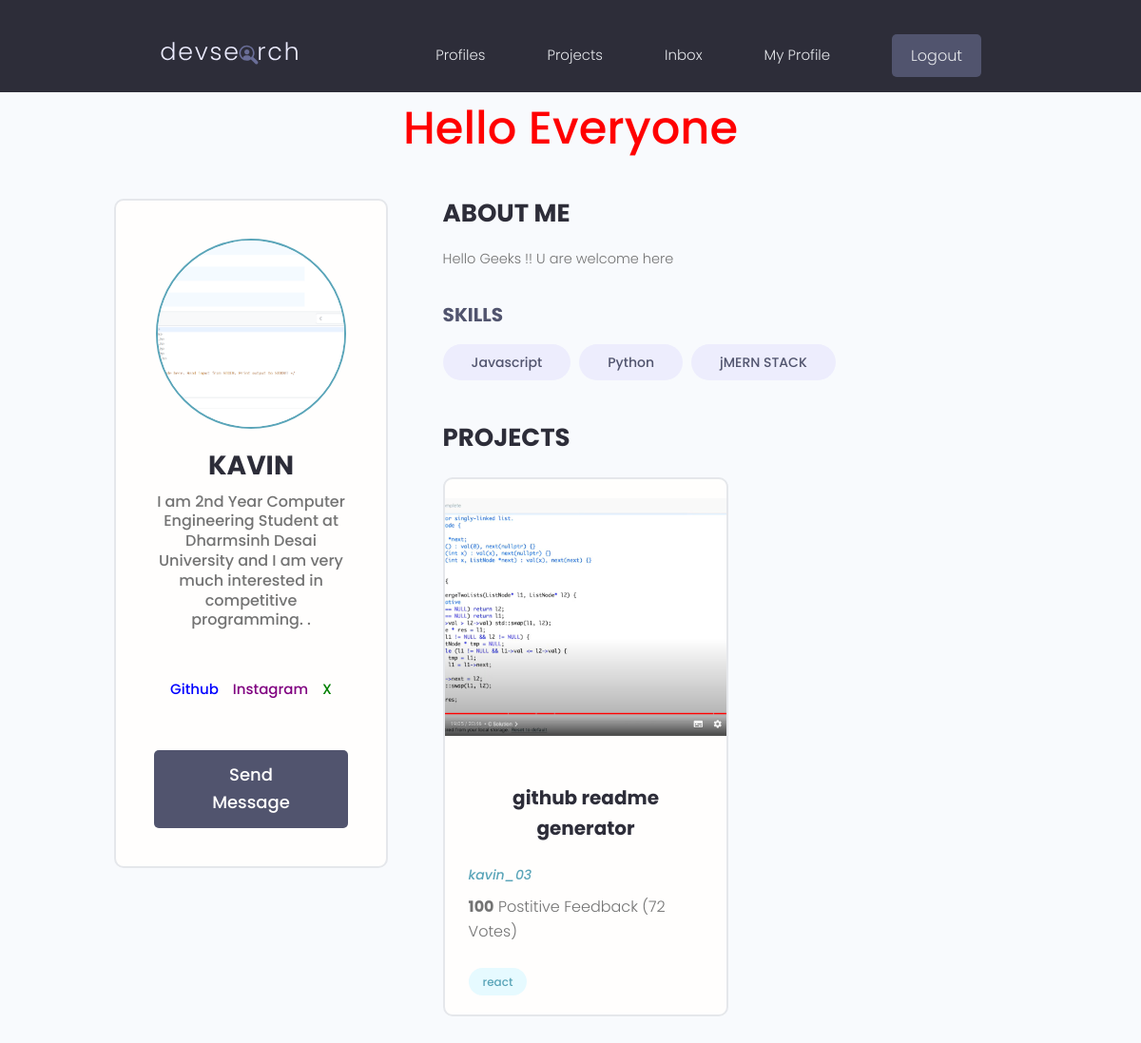
Page /profile/bfeb0270-3e1d-4dee-b6d1-5cf9e371ce1f/ (signed in) on the committed database.
### userapp/models.py (models this page shows)
class profile(models.Model):
    user=models.OneToOneField(User,on_delete=models.CASCADE,null=True,blank=True)
    name=models.CharField(max_length=250,blank=True,null=True)
    username=models.CharField(max_length=250,blank=True,null=True)
    email=models.EmailField(max_length=500,blank=True,null=True)
    About=models.CharField(max_length=500,blank=True,null=True,default=" ")
    Bio=models.TextField(blank=True,null=True)
    X_link=models.CharField(null=True,blank=True,max_length=500)
    Instagram_link=models.CharField(null=True,blank=True,max_length=500)
    Profile_img=models.ImageField(null=True,blank=True,upload_to='Profiles/',default='Profiles/OIP.jpg')
    Github_link=models.CharField(null=True,blank=True,max_length=500)
    created=models.DateTimeField(auto_now_add=True)
    id=models.UUIDField(primary_key=True,editable=False,default=uuid.uuid4,unique=True)
    def __str__(self):
        return str(self.user)

class Skills(models.Model):
    id=models.UUIDField(default=uuid.uuid4,unique=True,primary_key=True,editable=False)
    created=models.DateTimeField(auto_now_add=True)
    owner=models.ForeignKey(profile,on_delete=models.CASCADE,null=True,blank=True)
    name=models.CharField(max_length=200,blank=True,null=True)
    def __str__(self):
        return str(self.name)

### projectapp/models.py (models this page shows, shortened)
class ManageProject(models.Model):
    title=models.CharField(max_length=200)
    description=models.TextField(null=True,blank=True)
    featured_img=models.ImageField(null=True, blank=True,default='images/default.jpg')
    demo_link=models.CharField(max_length=2500,blank=True,null=True)
    created=models.DateTimeField(auto_now_add=True)
    id=models.UUIDField(primary_key=True,editable=False,default=uuid.uuid4,unique=True)
    tag=models.ManyToManyField('Tag',blank=True)
    projectowner=models.ForeignKey(profile,on_delete=models.SET_NULL,null=True,blank=True)

class Tag(models.Model):
    created=models.DateTimeField(auto_now_add=True)
    id = models.UUIDField(primary_key=True, editable=False, default=uuid.uuid4, unique=True)
    name = models.CharField(max_length=200)
    def __str__(self):
        return self.name

### userapp/views.py (the view)
# urls.py: path('profile/<str:pk>/',views.profilevisit,name='profilevisit'),
@login_required(login_url="login")
def profilevisit(request,pk):
    userProfile=profile.objects.get(id=pk)
    skillset=userProfile.skills_set.all
    projectset=userProfile.manageproject_set.all
    return render(request,'userapp/profilevisit.html',{'userProfile':userProfile,'skillset':skillset,'projectset':projectset})

### userapp/templates/userapp/profilevisit.html (shortened to what this page needs)
{% include 'navbar.html' %}
<h1 style="text-align: center;">Hello Everyone </h1>
 <main class="profile my-md">
    <div class="container">
      <div class="layout">
        <div class="column column--1of3">
          <div class="card text-center">
            <div class="card__body dev">
              <img class="avatar avatar--xl" src="{{ userProfile.Profile_img.url }}" />
              <h2 class="dev__name">{{userProfile.name}}</h2>
              <p class="dev__title">{{userProfile.Bio}}</p>
               <ul class="dev__social">
                            {% if userProfile.Github_link %}
                            <li>
                                <a title="Github" href="{{ userProfile.Github_link }}" target="_blank"
                                    style="color: blue; text-decoration: none;">Github</a>
                            </li>
                            {% endif %}
                            {% if userProfile.Instagram_link %}
                            <li>
                                <a title="Instagram" href="{{ userProfile.Instagram_link }}" target="_blank"
                                    style="color: purple; text-decoration: none;">Instagram</a>
                            </li>
                            {% endif %}
                            {% if userProfile.X_link %}
                            <li>
                                <a title="X" href="{{ userProfile.X_link }}" target="_blank"
                                    style="color: green; text-decoration: none;">X</a>
                            </li>
                            {% endif %}
                        </ul>
                        <a href="{% url 'sendmsg' userProfile.id %}" class="btn btn--sub btn--lg">Send Message </a>
            </div>
          </div>
        </div>
        <div class="column column--2of3">
          <div class="devInfo">
            <h3 class="devInfo__title">About Me</h3>
            <p class="devInfo__about">
              {{userProfile.About}}
            </p>
          </div>
          <div class="devInfo">
            <div class="devInfo__skills">
              <h3 class="devInfo__subtitle">Skills</h3>
              <div class="devInfo__otherSkills">
                {% for skillin  in skillset %}
                <span class="tag tag--pill tag--sub tag--lg">
                  <small>{{skillin }}</small>
                </span>
                {% endfor %}
              </div>
            </div>
          </div>
          <div class="devInfo">
            <h3 class="devInfo__title">Projects</h3>
            <div class="grid grid--two">
              {% for project in projectset %}
                <div class="column">
                <div class="card project">
                  <a href="single-project.html" class="project">
                    <img class="project__thumbnail" src="{{project.featured_img.url }}" alt="project thumbnail" />
                    <div class="card__body">
                      <h3 class="project__title">{{project.title}}</h3>
                      <p><a class="project__author" href="profile.html">{{project.projectowner}}</a></p>
                      <p class="project--rating">
                        <span style="font-weight: bold;">100</span> Postitive
                        Feedback (72 Votes)
                      </p>
                      <div class="project__tags">
                        {% for tagg in project.tag.all %}
                        <span class="tag tag--pill tag--main">
                          <small>{{tagg}}</small>
                        </span>
                          {% endfor %}
                      </div>
                    </div>
                  </a>
                </div>
              </div>
            </div>
          </div>
        </div>
          {% endfor %}
      </div>
    </div>
  </main>

### static/styles/main.css (style rules this page uses)
h1 { color:red; }
p { color:blue; }
h1 { text-align: center; }
a { display: block; text-align: center; margin-top: 20px; text-decoration: none; color: blue; }

### static/styles/app.css (style rules this page uses)
:root { --color-sub: #2d2d39; }
.btn--sub { background-color: var(--color-sub-light); }
.card { border: 2px solid var(--color-light); }
img { width: 100%; }
.profile .card > .dev { padding: 4rem; }
.dev__name { color: var(--color-sub); font-size: 2.8rem; font-weight: 700; margin-top: 1rem; margin-bottom: 0.5rem; }
.dev__title { font-size: 1.6rem; font-weight: 500; line-height: 1.3; }
.dev__social { margin: 3rem 0; list-style: none; display: flex; justify-content: center; gap: 1.5rem; }
.devInfo { margin-bottom: 3rem; }
.devInfo__title, .devInfo__subtitle { font-size: 2.6rem; color: var(--color-sub); text-transform: uppercase; font-weight: 700; margin-bottom: 1.5rem; }
.devInfo__subtitle { font-size: 2rem; color: var(--color-sub-light); }
.devInfo__about, .devSkill__info { font-size: 1.45rem; line-height: 1.7; text-align: justify; }
.project__author { font-size: 1.4rem; font-style: italic; }
.project--rating { margin-bottom: 1.6em; margin-top: .5em; }
.project__thumbnail { height: 25rem; object-fit: cover; object-position: top center; }
.project__title { font-size: 2rem; font-weight: 700; color: var(--color-sub); }

### static/uikit/styles/modules/_variables.css (style rules this page uses)
:root { --color-main: #5aa5b9; --color-main-light: #e6faff; --color-sub: #3f4156; --color-sub-light: #51546e; --color-sub-lighter: #ededfd; --color-text: #737373; --color-gray: #8b8b8b; --color-light: #e5e7eb; --color-light-gray: #767676; --color-bg: #f8fafd; --color-white: #fffefd; --color-white-light: #f3f3f3; --color-success: #359e64; --color-success-bg: #def8e8; --color-error: #fc4b0b; --color-error-bg: #fff2ee; --font-base: 'Poppins', arial, helvetica, 'Segoe UI', roboto, ubuntu, sans-serif; --font-monospace: 'Fira Code', 'Courier New', courier, monospace; --font-regular: 300; --font-medium: 500; --font-bold: 700; --generic-shadow: 1px 1px 5px #00000010; --generic-transition: all 0.3s ease-in-out; }

### static/uikit/styles/modules/_base.css (style rules this page uses)
* { margin: 0; padding: 0; box-sizing: border-box; text-rendering: optimizeLegibility; color: inherit; font-size: inherit; }
html { font-size: 50%; }
@media only screen and (min-width: 480px) { html { font-size: 56.25%; } }
@media only screen and (min-width: 1200px) { html { font-size: 62.5%; } }
body { line-height: 1.6; font-weight: 400; font-size: 1.5rem; color: var(--color-text); background-color: var(--color-bg); min-height: 100vh; }

### static/uikit/styles/modules/_typography.css (style rules this page uses)
* { font-family: var(--font-base); }
h1 { font-size: 4.8rem; font-weight: var(--font-medium); }
h2 { font-size: 3.6rem; font-weight: var(--font-bold); }
h3 { font-size: 3.2rem; font-weight: var(--font-medium); }
p, span, strong { font-size: 1.6rem; color: var(--color-text); font-weight: var(--font-regular); }
a { padding-bottom: 2px; text-decoration: none; display: inline-block; color: var(--color-main); font-weight: var(--font-medium); }

### static/uikit/styles/modules/_utilities.css (style rules this page uses)
.container { width: 92%; max-width: 165rem; margin: 0 auto; box-sizing: border-box; }
@media screen and (min-width: 1000px) { .container { width: 90%; } }
@media screen and (min-width: 1200px) { .container { width: 80%; } }
.text-center { text-align: center; }
.my-md { margin: 3rem auto; }

### static/uikit/styles/modules/_avatar.css (style rules this page uses)
.avatar { border-radius: 50%; border: 2px solid var(--color-main); object-fit: cover; }
.avatar--xl { height: 20rem; width: 20rem; }

### static/uikit/styles/modules/_button.css (style rules this page uses)
.btn { display: inline-block; position: relative; cursor: pointer; background-color: var(--color-light); font-weight: var(--font-medium); color: var(--color-sub); text-decoration: none; padding: 1rem 2rem; border-radius: 0.5rem; border: none; width: -webkit-fit-content; width: -moz-fit-content; width: fit-content; height: -webkit-fit-content; height: -moz-fit-content; height: fit-content; font-size: 1.6rem; outline-width: 0; outline-color: transparent; -webkit-backface-visibility: hidden; backface-visibility: hidden; transition: all 0.3s ease-in-out; }
.btn--sub { background-color: var(--color-sub); color: var(--color-white); }
.btn--lg { font-size: 1.8rem; padding: 1.2rem 4.5rem; }

### static/uikit/styles/modules/_card.css (style rules this page uses)
.card { border-radius: 1rem; background-color: var(--color-white); border: 1.5px solid var(--color-light); width: auto; height: auto; margin-top: 0.5rem; margin-bottom: 0.5rem; overflow: hidden; }
.card__body, .card__header { padding: 2rem 2.5rem; }

### static/uikit/styles/modules/_layout.css (style rules this page uses)
.layout { display: flex; flex-flow: row wrap; justify-content: space-between; }
.layout > .column { margin-bottom: 3rem; }
.layout > .column.column--1of3 { flex-basis: 30%; }
.layout > .column.column--2of3 { flex-basis: 64%; }

### rows in the picture
profile: Profile_img (picture), name "KAVIN", Bio "I am 2nd Year Computer Engineering Student at Dharmsinh Desai University and I am very much interested in competitive programming. .", About "Hello Geeks !! U are welcome here"
Skills: name "Javascript"
Skills: name "Python"
Skills: name "jMERN STACK"
ManageProject: featured_img (picture), title "github readme generator", projectowner "kavin_03"
Tag: name "react"
